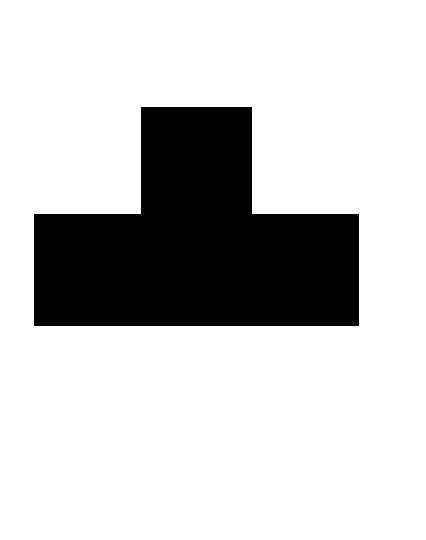
//> input picture image/octagon.jpg, 426 x 540 px
$ ./octagon_recognition   (built with g++ and OpenCV 4)
//> lines starting //> are read from the running program, lines starting //| are printed output that depends on the picture; after the words box and inside, x2 and y2 are one past the last pixel; in counts of white or black regions, pixels touching at a corner belong together
### Octagon.h
#pragma once
#include "opencv2/imgproc/imgproc.hpp"
#include "math.h"

typedef struct simple_point{
	double x, y;
	simple_point(void) { x=0; y=0; }
	simple_point(int x0, int y0) { x = x0; y = y0; }
}octagon_point;

typedef struct simple_line{
	octagon_point a, b;
	double length, k;
	simple_line(octagon_point p1, octagon_point p2) {
		a = p1;
		b = p2;
		length = sqrt(double((a.x-b.x)*(a.x-b.x)+(a.y-b.y)*(a.y-b.y)));
		k = (a.y-b.y) / (a.x-b.x);
	}
}octagon_line;

class Octagon
{
public:
	Octagon(void);
	Octagon(std::vector<cv::Point> contour);
	~Octagon(void);
	static bool isOctagon(std::vector<cv::Point> contour);
	bool isSame(Octagon* targetOctagon);
	const std::vector<double>& getVectorCR();

private:
	static double computeSimpleRatio(simple_point a, simple_point b, simple_point c);
	static double computeCrossRatio(simple_point a, simple_point b, simple_point c, simple_point d);
	static double computeCrossRatio(simple_line a, simple_line b, simple_line c, simple_line d);

	double computeAngle(simple_line l1, simple_line l2);
	double computeCR(int i);
	void computeVectorCR(void);

private:
	std::vector<octagon_point> points;
	std::vector<octagon_line> lines;
	std::vector<double> vectorCR;
	double accurate;
};

### stdafx.h
// stdafx.h : 标准系统包含文件的包含文件，
// 或是经常使用但不常更改的
// 特定于项目的包含文件
//

#pragma once

#include "targetver.h"

#include <stdio.h>
#include <tchar.h>


// TODO:  在此处引用程序需要的其他头文件

### Octagon.cpp
#include "StdAfx.h"
#include "Octagon.h"

using namespace std;

Octagon::Octagon(void)
{
}


Octagon::~Octagon(void)
{
}

Octagon::Octagon(std::vector<cv::Point> contour)
{
	std::vector<octagon_line> l_lines;
	std::vector<octagon_point> l_points;
	for (int i=0; i<contour.size(); i++) {
		if (i == contour.size()-1
			||simple_line(simple_point(contour[i].x, contour[i].y), simple_point(contour[i+1].x, contour[i+1].y)).length > 10) {
			l_points.push_back(octagon_point(contour[i].x, contour[i].y));
		}else {
			l_points.push_back(octagon_point((contour[i].x+contour[i+1].x)/2, (contour[i].y+contour[i+1].y)/2));
			i++;
		}

	}
	for (int i=0; i<7; i++) {
		l_lines.push_back(octagon_line(l_points[i], l_points[i+1]));
	}
	l_lines.push_back(octagon_line(l_points[7], l_points[0]));
	int t=0;
	double maxlength;
	maxlength = l_lines[0].length;
	for (int i=1; i<8; i++) {
		if (l_lines[i].length > maxlength) {
			maxlength = l_lines[i].length;
			t = i;
		}
	}
	for (int i=0; i<8; i++) {
		lines.push_back(l_lines[(t+i)%8]);
	}
	for (int i=0;i<8;i++) {
		points.push_back(l_points[(t+i)%8]);
	}
	computeVectorCR();
	int a;
	a = 1;
	accurate = 0.14;
}

bool Octagon::isOctagon(std::vector<cv::Point> contour)
{
	int count=1;
	for (int i=1;i<contour.size();i++) {
		if (simple_line(simple_point(contour[i].x, contour[i].y), simple_point(contour[i-1].x, contour[i-1].y)).length > 10) {
			count++;
		}
	}
	if (count == 8){
		return true;
	}else {
		return false;
	}
}

bool Octagon::isSame(Octagon* targetOctagon)
{
	for (int i=0;i<8;i++) {
		if (abs(vectorCR[i] - targetOctagon->getVectorCR()[i]) > accurate) {
			return false;
		}
	}
	return true;
}

const std::vector<double>& Octagon::getVectorCR()
{
	return vectorCR;
}

// [15 lines left out: functions computeSimpleRatio, computeCrossRatio, computeCrossRatio, not called in this run]


double Octagon::computeAngle(simple_line l1, simple_line l2)
{
	double ab, ac, bc;
	ab = l1.length;
	ac = l2.length;
	bc = simple_line(l1.b, l2.b).length;
	return sin(acos((ab*ab + ac*ac - bc*bc)/(2*ab*ac)));
}

double Octagon::computeCR(int n)
{
	vector<simple_line> l;
	simple_point *p = &points[n];
	for (int i=1;i<8;i+=2) {
		l.push_back(simple_line(*p, points[(n+i)%8]));
	}
	return computeAngle(l[0], l[2]) * computeAngle(l[1], l[3]) / (computeAngle(l[0], l[3]) * computeAngle(l[1], l[2]));
}

void Octagon::computeVectorCR()
{
	for (int i=0;i<8;i++) {
		vectorCR.push_back(computeCR(i));
	}
}

### octagon_recognition.cpp
// octagon_recognition.cpp : 定义控制台应用程序的入口点。
//

#include "stdafx.h"
#include "opencv2/highgui/highgui.hpp"
#include "opencv2/imgproc/imgproc.hpp"
#include <iostream>

#include "Octagon.h"

using namespace cv;
using namespace std;

#define MIN_AREA 100
#define WHRATIO 0.1

bool getOctagon(const char* filename, vector<Octagon>& octagons, Mat& src, vector<vector<Point>>& contours, vector<Vec4i>& hierarchy)
{
//> called with filename = "image\octagon.jpg"
	Mat dst, canny_output;
	/// Load source image and convert it to gray
	src = imread(filename, 0);
//> src is the input picture: 540 rows x 426 cols, CV_8UC1; min 0, max 255, mean 201.5

	if (!src.data)
	{
		std::cout << "read data error!" << std::endl;
		return -1;
	}
	blur(src, src, Size(3, 3));
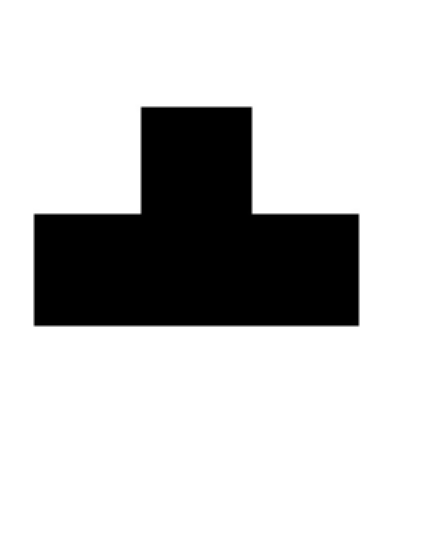
//> src: 540 rows x 426 cols, CV_8UC1; 1.74% of pixels changed, all inside (x1, y1, x2, y2) = (32, 103, 361, 329)

	/// Detect edges using canny
	Canny(src, canny_output, 80, 255, 3);
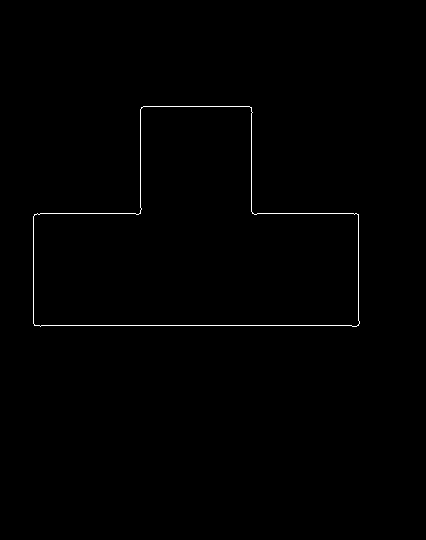
//> canny_output: 540 rows x 426 cols, CV_8UC1; 0.47% white in thin lines or dots, all inside (x1, y1, x2, y2) = (33, 106, 360, 327)
	/// Find contours
	findContours(canny_output, contours, hierarchy, CV_RETR_EXTERNAL, CV_CHAIN_APPROX_TC89_KCOS, Point(0, 0));
//> contours = 1 contour; box (x1, y1, x2, y2) and area: (33, 106, 360, 327) 48496

	double maxarea = 0;
	int maxAreaIdx = 0;

	for (unsigned int i = 0; i<contours.size(); i++)
	{

		double tmparea = fabs(contourArea(contours[i]));
		if (tmparea>maxarea)
		{
			maxarea = tmparea;
			maxAreaIdx = i;
			continue;
		}

		if (tmparea < MIN_AREA)
		{
			//删除面积小于设定值的轮廓
			contours.erase(contours.begin() + i);
			std::wcout << "delete a small area" << std::endl;
			continue;
		}
		//计算轮廓的直径宽高
		Rect aRect = boundingRect(contours[i]);
		if ((aRect.width / aRect.height)<WHRATIO)
		{
			//删除宽高比例小于设定值的轮廓
			contours.erase(contours.begin() + i);
			std::wcout << "delete a unnomalRatio area" << std::endl;
			continue;
		}
	}
//> this loop made 1 pass
//> (tmparea, maxarea) on pass 1: (48496.5, 48496.5)
//> after the loop, maxarea = 48496.5; maxAreaIdx = 0

	vector<vector<Point> > contours0;
	contours0.resize(contours.size());
//> contours0 = 1 empty contours
	for( size_t k = 0; k < contours.size(); k++ )
		approxPolyDP(Mat(contours[k]), contours0[k], 3, true);
//> this loop made 1 pass

	for( size_t k = 0; k < contours0.size(); k++ ) {
		if (Octagon::isOctagon(contours0[k])) {
			octagons.push_back(Octagon(contours0[k]));
		}
	}
//> this loop made 1 pass
//> (length in simple_line, k in simple_line) on pass 1: (107.1, -0.0374)
}


int main()
{
	bool a;
	Mat img1, img2;
	vector<Octagon> octagons;
	vector<int> octagons_to_draw;
	Octagon octagon0;
	//the pram. for findContours,
	vector<vector<Point> > contours;
	vector<Vec4i> hierarchy;

	getOctagon("image\\octagon.jpg", octagons, img1, contours, hierarchy);
//> octagons = 1 item
	if (octagons.size()) {
		octagon0 = octagons[0];
		octagons.clear();
//> octagons = 0 items
	}
	contours.clear();
//> contours = 0 contours
	hierarchy.clear();
	getOctagon("image\\recognition1.jpg", octagons, img2, contours, hierarchy);
//> call 2 of getOctagon, with filename = "image\recognition1.jpg"
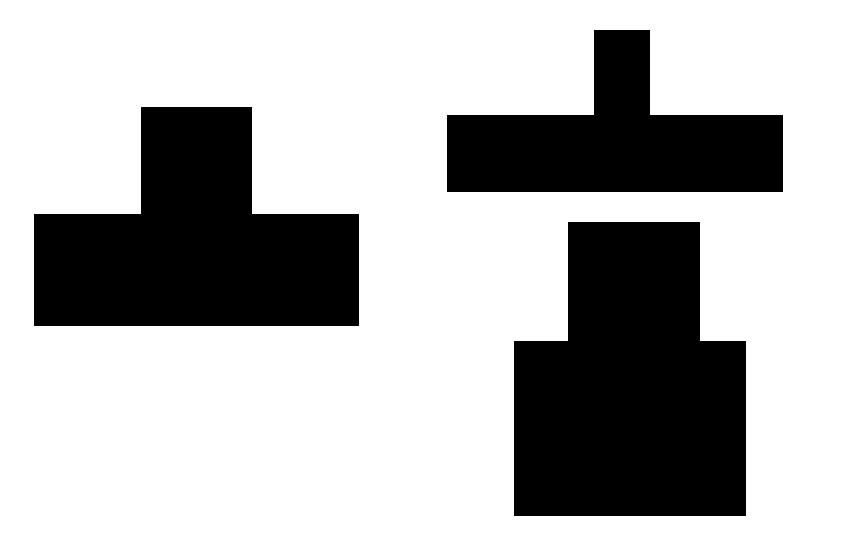
//> input picture image/recognition1.jpg, 864 x 540 px
//> in getOctagon, src is the input picture: 540 rows x 864 cols, CV_8UC1; min 0, max 255, mean 181.1
//> in getOctagon (call 2), `blur(src, src, Size(3, 3));`:
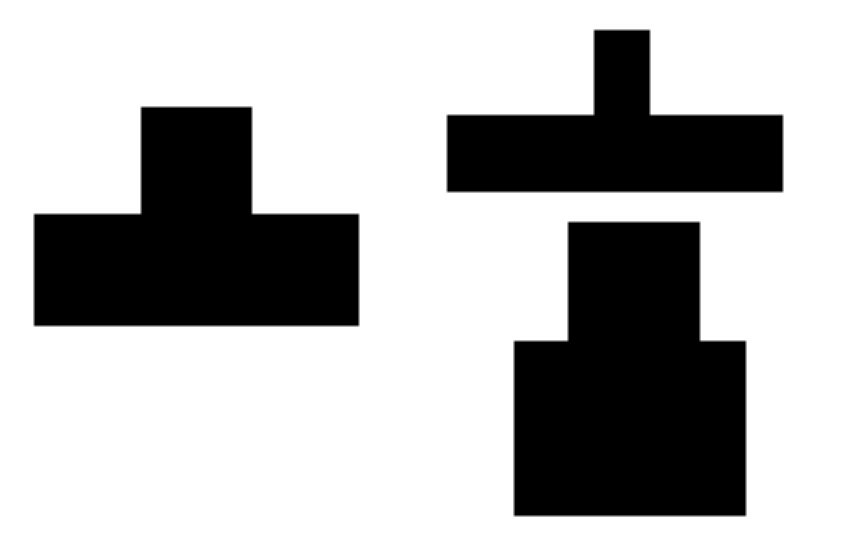
//> src: 540 rows x 864 cols, CV_8UC1; 1.92% of pixels changed, all inside (x1, y1, x2, y2) = (32, 24, 785, 520)
//> in getOctagon (call 2), `Canny(src, canny_output, 80, 255, 3);`:
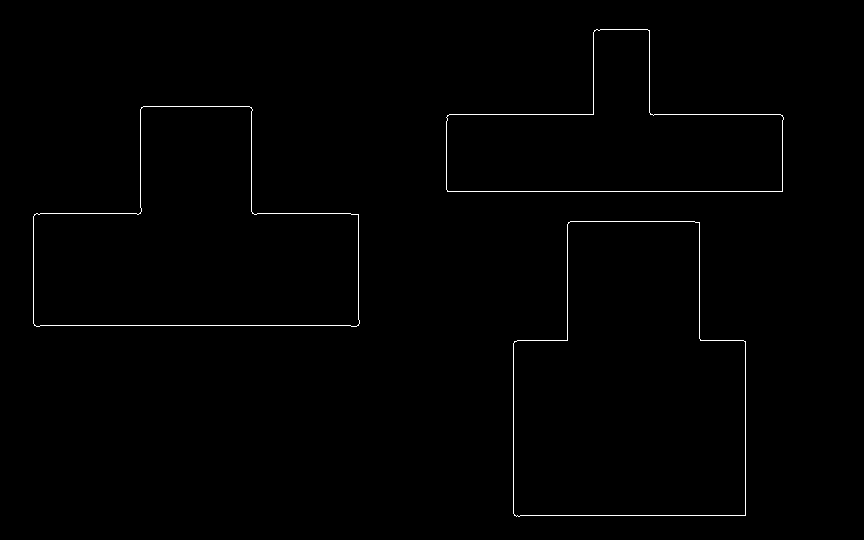
//> canny_output: 540 rows x 864 cols, CV_8UC1; 0.67% white in thin lines or dots, all inside (x1, y1, x2, y2) = (33, 29, 784, 517)
//> in getOctagon (call 2), `findContours(canny_output, contours, hierarchy, CV_RETR_EXTERNAL, CV_C..`: contours = 3 contours; box (x1, y1, x2, y2) and area: (513, 221, 746, 517) 56470, (33, 106, 360, 327) 48542, (446, 29, 784, 192) 30604
//> the loop in getOctagon (call 2), `for (unsigned int i = 0; i<contours.size(); i++)` made 3 passes
//> (tmparea, maxarea) on pass 1: (56470.5, 56470.5)
//> (tmparea, aRect) on passes 2 to 3: (48542, Rect(33, 106, 327, 221)), (30604, Rect(446, 29, 338, 163))
//> after the loop in getOctagon (call 2), `for (unsigned int i = 0; i<contours.size(); i++)`: maxarea = 56470.5; maxAreaIdx = 0
//> in getOctagon (call 2), `contours0.resize(contours.size());`: contours0 = 3 empty contours
//> the loop in getOctagon (call 2), `for( size_t k = 0; k < contours.size(); k++ )` made 3 passes
//> the loop in getOctagon (call 2), `for( size_t k = 0; k < contours0.size(); k++ )` made 3 passes
//> (length in simple_line, k in simple_line) on passes 1 to 3: (131, 0), (108.1, -0.0463), (146, -0.0205)
//> octagons = 3 items
	for (int i=0;i<octagons.size();i++) {
		if (octagon0.isSame(&octagons[i])) {
			octagons_to_draw.push_back(i);
		}
	}
//> this loop made 3 passes


	/// Draw contours
	Mat dst;
	dst = Mat::zeros(img2.size(), CV_8UC3);

	for (int i = 0; i< octagons_to_draw.size(); i++)
	{

		Scalar color = Scalar(255, 255, 0);
		drawContours(dst, contours, octagons_to_draw[i], color, 2, 8, hierarchy, 0, Point());
	}
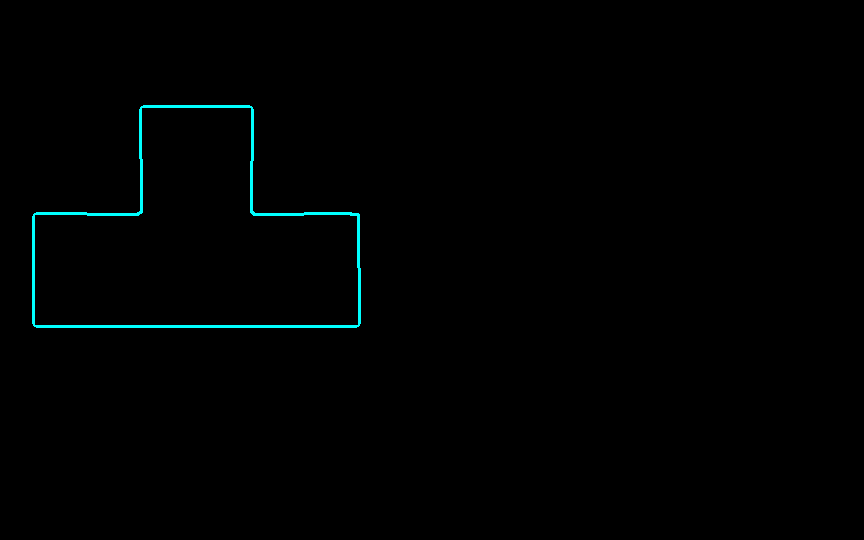
//> dst: 540 rows x 864 cols, CV_8UC3; mean B, G, R 1.8, 1.8, 0
	// Create Window

	char* source_window = "countors";
	namedWindow(source_window, CV_WINDOW_NORMAL);
	imshow(source_window, dst);
cv:; waitKey(0);

	return 0;
}
